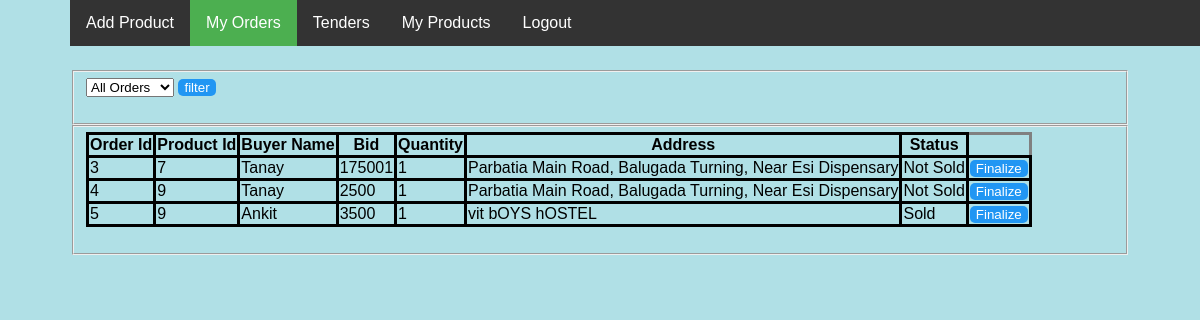
Page /Seller_orders.php (signed in) on the committed database.
### tables this page shows
CREATE TABLE `orders` (
  `OrderId` int(11) NOT NULL,
  `BuyerUsr` varchar(30) NOT NULL,
  `SellerUsr` varchar(30) NOT NULL,
  `Amount` float NOT NULL,
  `Address` varchar(100) NOT NULL,
  `productId` int(11) NOT NULL,
  `Quantity` int(11) NOT NULL,
  `status` int(11) NOT NULL DEFAULT '0'
);

### Seller_orders.php (the view, shortened to what this page needs)
<?php
	$name=$_SESSION['Name'];
  $db=mysqli_connect('localhost','root','','auction');
?>
<html>
  <head>
  </head>
 	<body>
 		<ul>
  			<li><a  href="Seller_portal.php">Add Product</a></li>
  			<li><a class="active" href="Seller_orders.php">My Orders</a></li>
  			<li><a href="tenders.php">Tenders</a></li>
        <li><a href="MyProducts.php">My Products</a></li>
        <li><a href="index.php">Logout</a><li>
		</ul>
        <fieldset>
        <form method="post" action="Seller_orders.php">
        <select name='filter'>
         <option  value="ALL">All Orders</option>
        </select>
        <input type="Submit" value='filter'>
        </form>
       </fieldset>
      <fieldset>
 			<form name='myorders' method="POST" action="Finalize.php" >
        <table>
        <tr>
          <th>Order Id</th>
          <th>Product Id</th>
          <th>Buyer Name</th>
          <th>Bid</th>
          <th>Quantity</th>
          <th>Address</th>
          <th>Status</th>
        </tr>
        <?php
        $filter="";
        if($filter=="ALL" || !isset($_POST['filter']))
          $query="SELECT * FROM orders where SellerUsr='$name';";
        mysqli_query($db,$query) or die("Query Failed");
        $result=mysqli_query($db,$query);
        while($row=mysqli_fetch_array($result)){
          echo '<tr>';
          echo '<td>'.$row['OrderId'].'</td>';
          echo '<td>'.$row['productId'].'</td>';
          echo '<td>'.$row['BuyerUsr'].'</td>';
          echo '<td>'.$row['Amount'].'</td>';
          echo '<td>'.$row['Quantity'].'</td>';
          echo '<td>'.$row['Address'].'</td>';
          if ($row['status']==0)
            echo '<td> Not Sold </td>';
          else
            echo '<td> Sold </td>';
          echo "<td> <button type='submit' name='Final' value=".$row['OrderId'].">Finalize</button></td>";
          echo '</tr>';
        }
        echo '</table>';
        ?>
      </form>
    </fieldset>
  	</body>
</html>

### Seller_orders.php (style rules this page uses)
body { margin: 70px; font-family:sans-serif; background-color: powderblue; }
table { border-collapse: collapse; }
tr,td,th { border-style:solid; }
input, button { background: #2196F3; border: none; left: 0; color: #fff; bottom: 0; border: 0px solid rgba(0, 0, 0, 0.1); border-radius:5px; transform: rotateZ(0deg); transition: all 0.1s ease-out; }
ul { list-style-type: none; margin: 0; padding: 0; overflow: hidden; background-color: #333; position: fixed; top: 0; width: 100%; }
li { float: left; }
li a { display: block; color: white; text-align: center; padding: 14px 16px; text-decoration: none; }
.active { background-color: #4CAF50; }

### rows in the picture
orders: OrderId "3", productId "7", BuyerUsr "Tanay", Amount "175001", Quantity "1", Address "Parbatia Main Road, Balugada Turning, Near Esi Dispensary", status "Not Sold"
orders: OrderId "4", productId "9", BuyerUsr "Tanay", Amount "2500", Quantity "1", Address "Parbatia Main Road, Balugada Turning, Near Esi Dispensary", status "Not Sold"
orders: OrderId "5", productId "9", BuyerUsr "Ankit", Amount "3500", Quantity "1", Address "vit bOYS hOSTEL", status "Sold"
